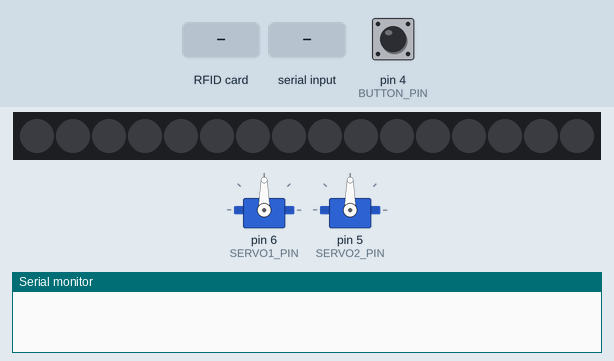
Recording of a sketch running on a simulated Arduino Uno, built with avr-gcc and run on an emulated ATmega328P. Shown: 2 × servo, 16 RGB LEDs in strip order, left to right, the last lines printed to the serial monitor. Inputs (shaded band) come from the test bench; at power-on: pin 4 (BUTTON_PIN) HIGH. The strip is taken to match the declared colour order.

Above: at 1.3 s.
1.4 s: RFID card 5E 7A 19 C4 held to the reader
At 2.2 s:
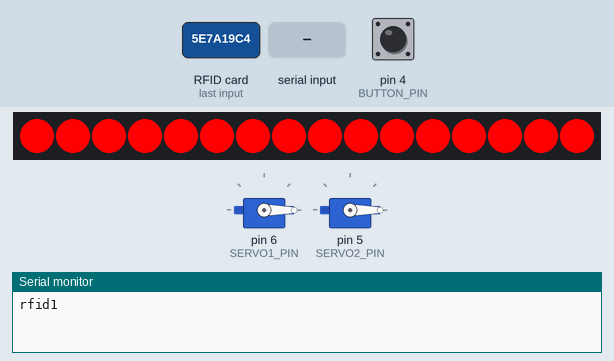
3.9 s: "ON\n" received over Serial
At 4.4 s:
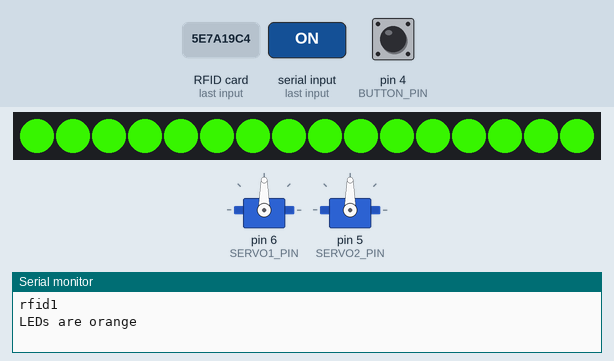
7.0 s: "OFF\n" received over Serial
At 8.3 s:
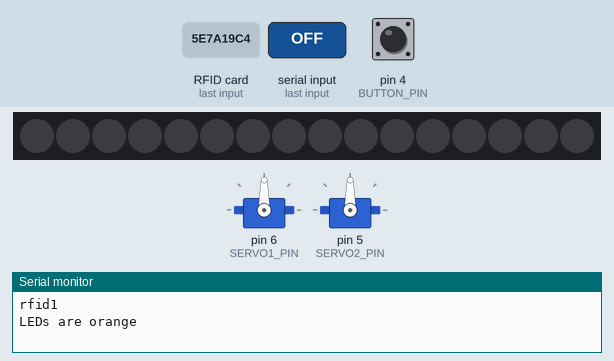
Timing chart, 0 to 9.5 s (numbered marks = the images above; inputs shaded):
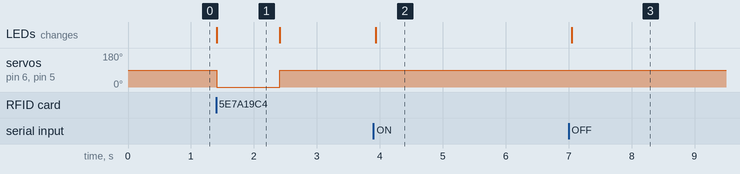

Measured:
- after the input at 1.4 s, servo on pin 6 (SERVO1_PIN), servo on pin 5 (SERVO2_PIN): 90° → 0° at once, → 90° 1.0 s later; the LEDs: change at once (image 1)
- after the input at 3.9 s, the LEDs: change at once (image 2)
- after the input at 7.0 s, the LEDs: change after 0.05 s (image 3)
- what the display in image 1 shows lasts 1.0 s, from 1.4 s to 2.4 s

The sketch:

kelpgame.ino
```cpp
#include <SPI.h>
#include <MFRC522.h>
#include <Servo.h>
#include <Adafruit_NeoPixel.h>


#define LED_PIN 3 // Neopixel
#define NUMPIXELS 16 // P


#define SS_PIN2 10          // SDA pin for RFID1
#define RST_PIN2 9          // RST pin for RFID1
#define SS_PIN1 8           // SDA pin for RFID2
#define RST_PIN1 7          // RST pin for RFID2

#define BUTTON_PIN 4       // Pin for the button
#define SERVO1_PIN 6       // Signal pin for first Servo
#define SERVO2_PIN 5       // Signal pin for second Servo

MFRC522 rfid1(SS_PIN1, RST_PIN1);     // Create MFRC522 instance for reader 1
MFRC522 rfid2(SS_PIN2, RST_PIN2);     // Create MFRC522 instance for reader 2

Servo servo1;                       // Create first Servo instance
Servo servo2;                       // Create second Servo instance

Adafruit_NeoPixel pixels(NUMPIXELS, LED_PIN, NEO_RGBW + NEO_KHZ800);


void setup() {
  Serial.begin(9600);               // Start serial communication
  SPI.begin();                      // Start SPI bus
  rfid1.PCD_Init();                 // Initialize first RFID reader
  rfid2.PCD_Init();                 // Initialize second RFID reader

  // Attach servos to their respective pins
  servo1.attach(SERVO1_PIN);
  servo2.attach(SERVO2_PIN);

  // Set initial positions of servos to 0 degrees (closed position)
  servo1.write(90);
  servo2.write(90);

  pinMode(BUTTON_PIN, INPUT_PULLUP); // Set button pin as input with pull-up resistor
  pixels.begin();                   // Initialize NeoPixel strip
  pixels.clear();                   // Clear NeoPixel colors
  pixels.show();                    // Ensure no LEDs are lit
}

void loop() {
  if (Serial.available() > 0) { // Check if data is available
    String command = Serial.readStringUntil('\n'); // Read the command
    command.trim(); // Remove whitespace/newline
    if (command == "ON") {
      pixels.fill(pixels.Color(50, 221, 0, 0)); // Orange: RGB(255, 165, 0)
      pixels.show();
      Serial.println("LEDs are orange");
    } else if (command == "OFF") {
    pixels.clear();                   // Clear NeoPixel colors
    pixels.show();
    }
  }


  // Check for button press
  if (digitalRead(BUTTON_PIN) == LOW) {
    Serial.println("Button");
    delay(1000); // Debounce delay
  }


  if (rfid1.PICC_IsNewCardPresent()) {
    Serial.println("rfid1");
    rfid1.PICC_HaltA();  // Halt communication with the card
    actuateServos();      // Actuate servos if card is detected
  }

  // Check RFID reader 2
  if (rfid2.PICC_IsNewCardPresent()) {
    Serial.println("rfid2");
    rfid2.PICC_HaltA();  // Halt communication with the card
    actuateServos();      // Actuate servos if card is detected
  }

  // Reset the SS pins to high to disable both readers
  digitalWrite(SS_PIN1, HIGH);
  digitalWrite(SS_PIN2, HIGH);
}

// Function to get the UID from an RFID reader

// Function to actuate the servos
void actuateServos() {
  //Serial.println("Servo Actuated");
  servo1.write(0);   // Open door 1
  servo2.write(0);   // Open door 2
  blinkGreenLEDs();      // Blink the NeoPixel LEDs green
  servo1.write(90);    // Close door 1
  servo2.write(90);    // Close door 2
}

void blinkGreenLEDs() {
  pixels.fill(pixels.Color(255, 0, 0));
  pixels.show();   // Send the updated pixel colors to the hardware.
  delay(1000);
  pixels.clear();
  pixels.show();
}
```
